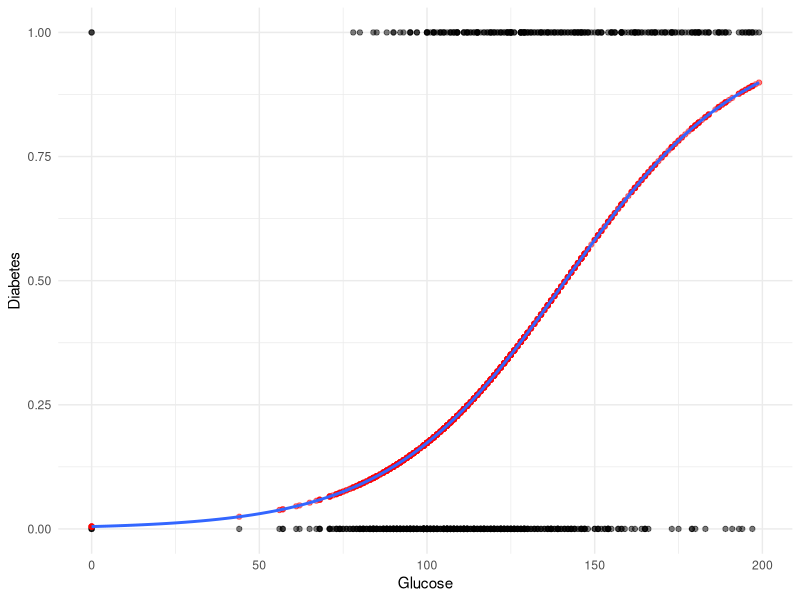

This chart was generated by the following R code:
## ---- chunk 1
# Define the probability of success
prob <- 0.8
cat(sprintf("Probability: %.1f\n", prob))

#Convert probability to odds
odds <- prob / (1 - prob)
cat(sprintf("Odds: %.1f\n", odds))

#Convert odds to log-odds
logodds <- log(odds)
cat(sprintf("Log-Odds: %.1f\n", logodds))


## ---- chunk 2
# Load necessary libraries
library(mlbench)
library(dplyr)
## ---- chunk 3
data("PimaIndiansDiabetes")
head(PimaIndiansDiabetes)
## ---- chunk 4
PimaIndiansDiabetes <- PimaIndiansDiabetes %>%
  select(glucose, diabetes, mass, age)
## ---- chunk 5
table(PimaIndiansDiabetes$diabetes)
## ---- chunk 6

# Fit a logistic regression model
logistic_model <- glm(diabetes ~ glucose, data = PimaIndiansDiabetes, family = binomial)

# View model summary
summary(logistic_model)
## ---- chunk 7
intercept <- coef(logistic_model)[1]
slope <- coef(logistic_model)[2]

intercept
slope
## ---- chunk 8
#odds transformation
odds <- exp(intercept + slope * 120) # Example: glucose = 120
cat("Odds at glucose = 120:", odds, "\n")
## ---- chunk 9
PimaIndiansDiabetes$diabetes_dummy <- ifelse(PimaIndiansDiabetes$diabetes ==  "pos", 1, 0)
head(PimaIndiansDiabetes$diabetes_dummy)
## ---- chunk 10

# Fit a logistic regression model
logistic_model <- glm(diabetes_dummy ~ glucose, data = PimaIndiansDiabetes, family = binomial)

# View model summary
summary(logistic_model)
## ---- chunk 11
predictions <- predict(logistic_model, type = "response")
## ---- chunk 12
# Add predictions to the dataset
PimaIndiansDiabetesWithPred <- PimaIndiansDiabetes %>%
  mutate(predicted_probability = predictions)

# Preview data with predictions
head(PimaIndiansDiabetesWithPred)
## ---- chunk 13
# Step 4: Visualize results
library(ggplot2)

# Plot glucose vs. predicted probability
ggplot(PimaIndiansDiabetesWithPred, aes(x = glucose, y = diabetes_dummy)) +
  geom_point(alpha = 0.5) +
  geom_point(aes(x = glucose, y = predicted_probability),alpha = 0.5, colour = "red") +
  geom_smooth(method = "glm", method.args = list(family = binomial), se = FALSE) +
  labs(
       x = "Glucose",
       y = "Diabetes") +
  theme_minimal()

## ---- chunk 14

# Fit a logistic regression model
logistic_model_three <- glm(diabetes_dummy ~ glucose + age + mass, data = PimaIndiansDiabetes, family = binomial)

# View model summary
summary(logistic_model_three)

#Continue!


